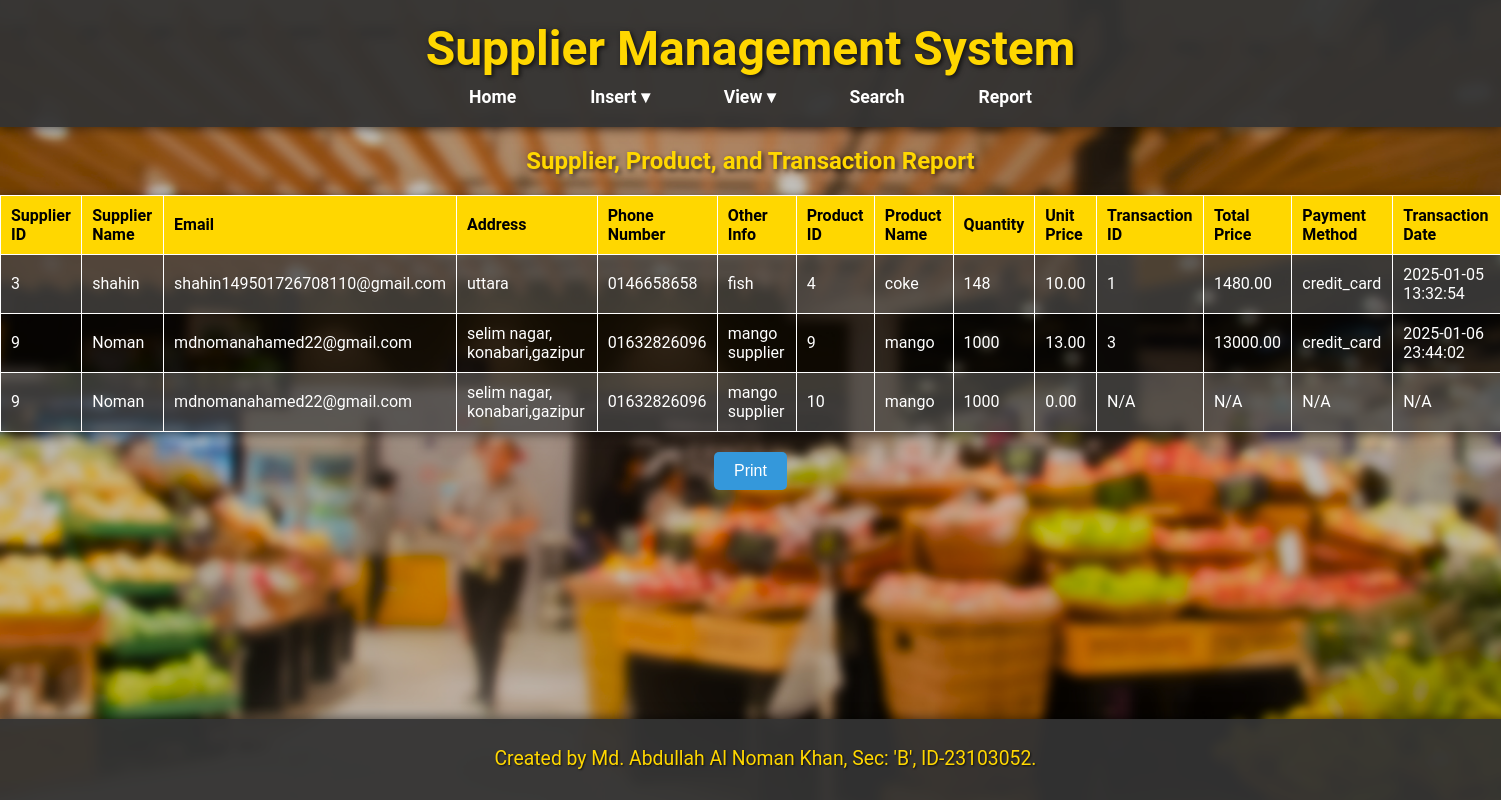
The app's page /report.php with its own data.
### tables this page shows
CREATE TABLE `transactions` (
  `transaction_id` int(11) NOT NULL,
  `supplier_id` int(11) NOT NULL,
  `supplier_name` varchar(255) NOT NULL,
  `product_id` int(11) NOT NULL,
  `product_name` varchar(255) NOT NULL,
  `quantity` int(11) NOT NULL,
  `unit_price` decimal(10,2) NOT NULL,
  `total_price` decimal(10,2) NOT NULL,
  `payment_method` varchar(50) NOT NULL,
  `transaction_date` datetime NOT NULL
);

CREATE TABLE `suppliers` (
  `supplier_id` int(11) NOT NULL,
  `supplier_name` varchar(100) NOT NULL,
  `email` varchar(100) NOT NULL,
  `address` varchar(255) NOT NULL,
  `phone` varchar(20) NOT NULL,
  `other_info` text DEFAULT NULL
);

CREATE TABLE `products` (
  `product_id` int(11) NOT NULL,
  `product_name` varchar(100) NOT NULL,
  `supplier_id` int(11) NOT NULL,
  `quantity` int(11) NOT NULL,
  `unit_price` decimal(10,2) NOT NULL,
  `total_price` decimal(10,2) DEFAULT NULL
);

### report.php (the view, shortened to what this page needs)
<!DOCTYPE html>
<html lang="en">
<head>
    <link rel="stylesheet" href="style.css">
</head>
<body>
    <div class="header">
        <h1>Supplier Management System</h1>
        <div class="nav">
            <a href="home.php">Home</a>
            <div class="dropdown">
                <a href="javascript:void(0)">Insert &#9662;</a>
            </div>
            <div class="dropdown">
                <a href="javascript:void(0)">View &#9662;</a>
            </div>
            <a href="search.php">Search</a>
            <a href="report.php">Report</a>
        </div>
    </div>
    <div class="container">
        <h2>Supplier, Product, and Transaction Report</h2>
        <?php
        $conn = mysqli_connect("localhost", "root", "", "db_s");
        $sql_report = "
            SELECT s.supplier_id, s.supplier_name, s.email, s.address, s.phone, s.other_info,
                   p.product_id, p.product_name, p.quantity, p.unit_price,
                   t.transaction_id, t.total_price, t.payment_method, t.transaction_date
            FROM suppliers s
            LEFT JOIN products p ON s.supplier_id = p.supplier_id
            LEFT JOIN transactions t ON s.supplier_id = t.supplier_id AND p.product_id = t.product_id
        ";
        $result_report = mysqli_query($conn, $sql_report);
        ?>
        <table>
            <tr>
                <th>Supplier ID</th>
                <th>Supplier Name</th>
                <th>Email</th>
                <th>Address</th>
                <th>Phone Number</th>
                <th>Other Info</th>
                <th>Product ID</th>
                <th>Product Name</th>
                <th>Quantity</th>
                <th>Unit Price</th>
                <th>Transaction ID</th>
                <th>Total Price</th>
                <th>Payment Method</th>
                <th>Transaction Date</th>
            </tr>
            <?php
            if (mysqli_num_rows($result_report) > 0) {
                while ($row = mysqli_fetch_assoc($result_report)) {
                    echo "<tr>
                            <td>" . $row["supplier_id"] . "</td>
                            <td>" . $row["supplier_name"] . "</td>
                            <td>" . $row["email"] . "</td>
                            <td>" . $row["address"] . "</td>
                            <td>" . $row["phone"] . "</td>
                            <td>" . $row["other_info"] . "</td>
                            <td>" . ($row["product_id"] ?? 'N/A') . "</td>
                            <td>" . ($row["product_name"] ?? 'N/A') . "</td>
                            <td>" . ($row["quantity"] ?? 'N/A') . "</td>
                            <td>" . ($row["unit_price"] ?? 'N/A') . "</td>
                            <td>" . ($row["transaction_id"] ?? 'N/A') . "</td>
                            <td>" . ($row["total_price"] ?? 'N/A') . "</td>
                            <td>" . ($row["payment_method"] ?? 'N/A') . "</td>
                            <td>" . ($row["transaction_date"] ?? 'N/A') . "</td>
                          </tr>";
                }
            } else {
                echo "<tr><td colspan='14'>No records found.</td></tr>";
            }
            ?>
        </table>
        <button class="print-button" onclick="window.print()">Print</button>
    </div>
    <div class="footer">
        <p>Created by Md. Abdullah Al Noman Khan, Sec: 'B', ID-23103052.</p>
    </div>
</body>
</html>

### style.css (style rules this page uses)
body { font-family: 'Roboto', sans-serif; background: url('p.png') no-repeat center center fixed; background-size: cover; margin: 0; padding: 0; color: #ffffff; text-align: center; }
.header { background-color: rgba(51, 51, 51, 0.95); color: white; padding: 20px 10px; box-shadow: 0 2px 10px rgba(0, 0, 0, 0.5); text-align: center; position: relative; }
.header h1 { margin: 0; font-size: 3em; color: #FFD700; text-shadow: 2px 2px 5px rgba(0, 0, 0, 0.7); }
.nav { margin-top: 10px; position: relative; }
.header a { color: white; padding: 15px 25px; text-decoration: none; border-radius: 5px; transition: background-color 0.3s; font-size: 1.1em; margin: 0 10px; font-weight: bold; }
.dropdown { position: relative; display: inline-block; }
.footer { background-color: rgba(51, 51, 51, 0.95); color: #FFD700; padding: 15px; position: fixed; bottom: 0; width: 100%; text-align: center; box-shadow: 0 -2px 10px rgba(0, 0, 0, 0.5); font-size: 1.1em; text-shadow: 1px 1px 2px rgba(0, 0, 0, 0.7); }
h1, h2 { color: #FFD700; text-shadow: 2px 2px 5px rgba(0, 0, 0, 0.7); }
p, label { font-size: 1.1em; line-height: 1.6; margin: 10px 0; }

### report.php (style rules this page uses)
table { width: 100%; border-collapse: collapse; margin-bottom: 20px; background: rgba(0, 0, 0, 0.7); box-shadow: 0 2px 10px rgba(0, 0, 0, 0.5); }
th, td { padding: 10px; border: 1px solid white; text-align: left; }
th { background-color: #FFD700; color: black; }
tr:nth-child(even) { background-color: rgba(255, 255, 255, 0.2); }
.container { margin-left: auto; margin-right: auto; }
.print-button { padding: 10px 20px; border: none; border-radius: 5px; background-color: #3498db; color: white; font-size: 1em; cursor: pointer; transition: background-color 0.3s; }

### records on screen
transactions: supplier.supplier_id "3", supplier.supplier_name "shahin", supplier.email "shahin149501726708110@gmail.com", supplier.address "uttara", supplier.phone "0146658658", supplier.other_info "fish", product.product_id "4", product.product_name "coke", product.quantity "148", product.unit_price "10.00", transaction_id "1", total_price "1480.00", payment_method "credit_card", transaction_date "2025-01-05 13:32:54"
transactions: supplier.supplier_id "9", supplier.supplier_name "Noman", supplier.email "mdnomanahamed22@gmail.com", supplier.address "selim nagar, konabari,gazipur", supplier.phone "01632826096", supplier.other_info "mango supplier", product.product_id "9", product.product_name "mango", product.quantity "1000", product.unit_price "13.00", transaction_id "3", total_price "13000.00", payment_method "credit_card", transaction_date "2025-01-06 23:44:02"
products: supplier.supplier_id "9", supplier.supplier_name "Noman", supplier.email "mdnomanahamed22@gmail.com", supplier.address "selim nagar, konabari,gazipur", supplier.phone "01632826096", supplier.other_info "mango supplier", product_id "10", product_name "mango", quantity "1000", unit_price "0.00", transaction_id "N/A", total_price "N/A", payment_method "N/A", transaction_date "N/A"
